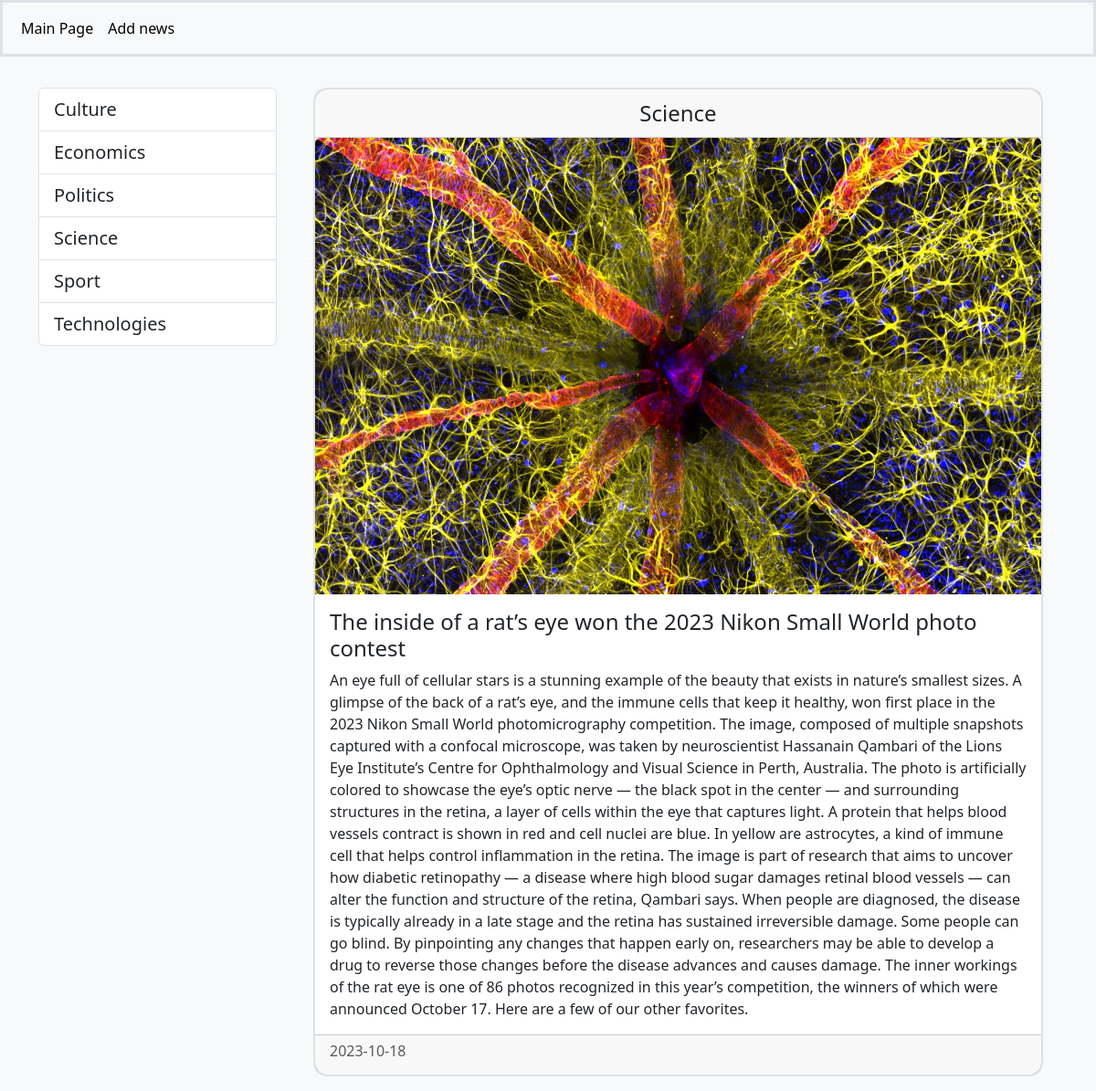
Page /news/25/ on the committed database.
### news/models.py (models this page shows, shortened)
class Category(models.Model):
    title = models.CharField(max_length=100, db_index=True)
    class Meta:
        verbose_name = 'category'
        verbose_name_plural = 'categories'
    def get_absolute_url(self):
       return reverse('category', kwargs={'category_id': self.pk})
    def __str__(self):
        return self.title

class News(models.Model):
    title = models.CharField(max_length=150)
    content = models.TextField()
    created_at = models.DateField(auto_now_add=True)
    updated_at = models.DateField(auto_now=True)
    photo = models.ImageField(upload_to='photos/%Y/%m/%d/', blank=True)
    is_published = models.BooleanField(default=True)
    category = models.ForeignKey('Category', on_delete=models.PROTECT, null=True)
    class Meta:
        verbose_name = 'news'
        verbose_name_plural = 'news'

### news/views.py (the view)
# urls.py: path('news/<int:pk>/', ViewSingleNews.as_view(), name='view_single_news'),
class ViewSingleNews(DetailView):
    model = News
    template_name = 'news/view_single_news.html'
    context_object_name = 'news'

### news/templatetags/news_tags.py (called while the page is built)
@register.simple_tag()
def get_categories():
    return Category.objects.all()

### news/templates/news/view_single_news.html (shortened to what this page needs)
{%extends 'base.html' %}
{% block sidebar%}{%include 'inc/_sidebar.html' %}{% endblock %}
{%block content%}
  <div class="card m-3 text-dark border border-2 rounded-4">
         <div class="card-header" align="center"><a class="text-decoration-none text-dark fs-4" href="{{news.category.get_absolute_url}}">{{news.category|title}}</a></div>
        {% if news.photo%}
        <img src="{{ news.photo.url }}" class="card-img-top" alt="image" height="500">
        {%endif%}
          <div class="card-body">
              <h4 class="card-title">{{news.title}}</h4>
              <p class="card-text">{{news.content}}</p>
          </div>
        <div class="card-footer text-muted"><h6>{{news.created_at|date:"Y-m-d"}}</h6></div>
  </div>
{%endblock%}

### templates/inc/_sidebar.html
{% load news_tags%}
<ul class="list-group mt-3 ">
    {% get_categories as categories%}
    {% for item in categories|dictsort:'title'%}
    <li class="list-group-item"><a class="text-dark text-decoration-none fs-5" href="{{item.get_absolute_url}}">{{item.title|title}}</a>
    </li>
    {% endfor %}
</ul>

### rows in the picture
Category: title "Culture"
Category: title "Economics"
Category: title "Politics"
Category: title "Science"
Category: title "Sport"
Category: title "Technologies"
News: category "Science", photo (picture), title "The inside of a rat’s eye won the 2023 Nikon Small World photo contest", content "An eye full of cellular stars is a stunning example of the beauty that exists in nature’s smallest sizes. A glimpse of the back of a rat’s eye, and the immune cells that keep it healthy, won first place in the 2023 Nikon Small World photomicrography competition. The image, composed of multiple snapshots captured with a confocal microscope, was taken by neuroscientist Hassanain Qambari of the Lions Eye Institute’s Centre for Ophthalmology and Visual Science in Perth, Australia. The photo is artificially colored to showcase the eye’s optic nerve — the black spot in the center — and surrounding structures in the retina, a layer of cells within the eye that captures light. A protein that helps…", created_at "2023-10-18"
